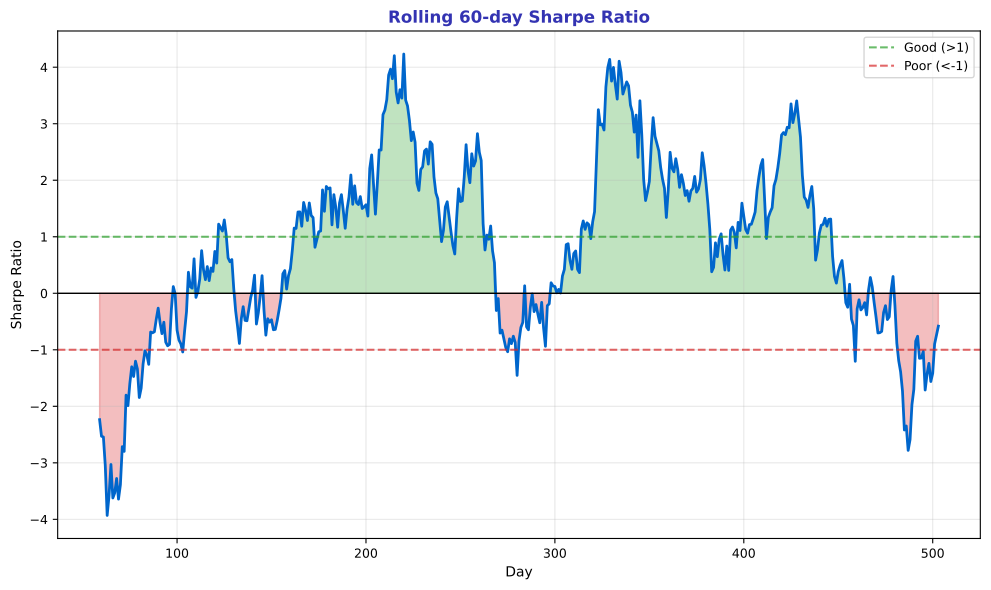

Generate this figure with Python:
"""Rolling Sharpe Ratio - Performance over time"""
import matplotlib.pyplot as plt
import numpy as np
import pandas as pd
from pathlib import Path

plt.rcParams.update({
    'font.size': 10, 'axes.labelsize': 10, 'axes.titlesize': 11,
    'xtick.labelsize': 9, 'ytick.labelsize': 9, 'legend.fontsize': 9,
    'figure.figsize': (10, 6), 'figure.dpi': 150
})

MLPURPLE = '#3333B2'
MLBLUE = '#0066CC'
MLGREEN = '#2CA02C'
MLRED = '#D62728'

np.random.seed(42)

fig, ax = plt.subplots(figsize=(10, 6))

returns = np.random.normal(0.0004, 0.015, 504)

window = 60
rolling_mean = pd.Series(returns).rolling(window).mean()
rolling_std = pd.Series(returns).rolling(window).std()
rolling_sharpe = rolling_mean / rolling_std * np.sqrt(252)

ax.plot(rolling_sharpe, color=MLBLUE, linewidth=2)
ax.fill_between(range(len(rolling_sharpe)), 0, rolling_sharpe,
                where=rolling_sharpe > 0, color=MLGREEN, alpha=0.3)
ax.fill_between(range(len(rolling_sharpe)), 0, rolling_sharpe,
                where=rolling_sharpe < 0, color=MLRED, alpha=0.3)
ax.axhline(0, color='black', linewidth=1)
ax.axhline(1, color=MLGREEN, linestyle='--', linewidth=1.5, alpha=0.7, label='Good (>1)')
ax.axhline(-1, color=MLRED, linestyle='--', linewidth=1.5, alpha=0.7, label='Poor (<-1)')

ax.set_title('Rolling 60-day Sharpe Ratio', fontsize=12, fontweight='bold', color=MLPURPLE)
ax.set_xlabel('Day', fontsize=10)
ax.set_ylabel('Sharpe Ratio', fontsize=10)
ax.legend(fontsize=9)
ax.grid(alpha=0.3)

plt.tight_layout()
plt.savefig(Path(__file__).parent / 'chart.pdf', dpi=300, bbox_inches='tight')
plt.close()
